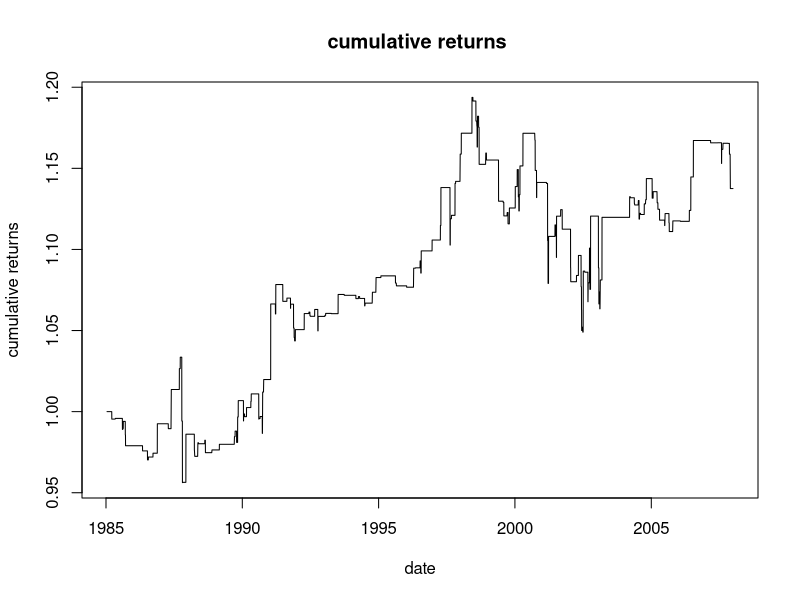

Write R code to recreate this figure.
setwd("/Users/guangyaohe/Desktop/FIN3380/Fin3380_HW2")
library(zoo)
library(dplyr)

dj = read.csv("dj.csv")

#Q2.a
dj$date = as.Date(dj$date)

dj = subset(dj, dj$date<="2007-12-31" & dj$date>="1985-01-01")
summary(dj)

#Q2,b
dj.rsi = dj %>% 
  select(date,dji) %>% 
  arrange(date) %>%
  mutate(date = date,
         delta=dji-lag(dji,1))
head(dj.rsi,3)

dj.rsi = dj.rsi %>% 
  mutate(up=ifelse(delta>0,1,0),
         down=ifelse(delta<0,1,0))
head(dj.rsi)

dj.rsi = dj.rsi %>% 
  mutate(up.val=delta*up,
         down.val=-delta*down)
head(dj.rsi)


dj.rsi = dj.rsi[2:nrow(dj.rsi),] %>%
  mutate(up.first.avg=rollapply(up.val,
                                width=7,
                                align='right',
                                fill=NA,FUN=mean,na.rm=T),
         down.first.avg=rollapply(down.val,
                                  width=7,
                                  align='right',
                                  fill=NA,FUN=mean,na.rm=T))
head(dj.rsi,20)

# initialise the up.avg and down.avg with up.first.avg and down.first.avg values
dj.rsi$up.avg = dj.rsi$up.first.avg
dj.rsi$down.avg = dj.rsi$down.first.avg

# fill up.avg and down.avg values with updated value for t>=15
for (t in 8:length(dj.rsi$up.avg)){
  dj.rsi$up.avg[t] = dj.rsi$up.avg[t-1]*6/7 + dj.rsi$up.val[t]*1/7
  dj.rsi$down.avg[t] = dj.rsi$down.avg[t-1]*6/7 + dj.rsi$down.val[t]*1/7
}

head(dj.rsi,20)

# RS = upside wema/downside wema
# RSI = 100-100/(1+RS)
dj.rsi$rs=dj.rsi$up.avg/dj.rsi$down.avg
dj.rsi$rsi=100-100/(1+dj.rsi$rs)
head(dj.rsi,20)

#Q2.c
Above_70 = dj.rsi %>% filter(dj.rsi$rsi>=70)
count(Above_70)

Below_30 = dj.rsi %>% filter(dj.rsi$rsi<=30)
count(Below_30)
summary(Below_30)

#Q2.d

#Calculate dj logarithmic return

dj_dji <- dj.rsi %>% select(date,dji,rsi) %>%
  arrange(date) %>%
  mutate(below.flag = ifelse(rsi<30,1,0),
         above.flag = ifelse(rsi>=30,1,0),
         cross.flag = ifelse(lag(below.flag)*above.flag == 1, 1,0)) %>%
  mutate(ret = ifelse(lag(cross.flag == 1), dji/lag(dji)-1,0))  %>%
  filter(!is.na(ret)) %>%
  mutate(cumret=cumprod(ret+1))





head(dj_dji)
tail(dj_dji)
summary(dj_dji)

plot(dj_dji$cumret ~ as.Date(dj_dji$date), type='l',
     ylab='cumulative returns', xlab='date',
     main='cumulative returns ')







